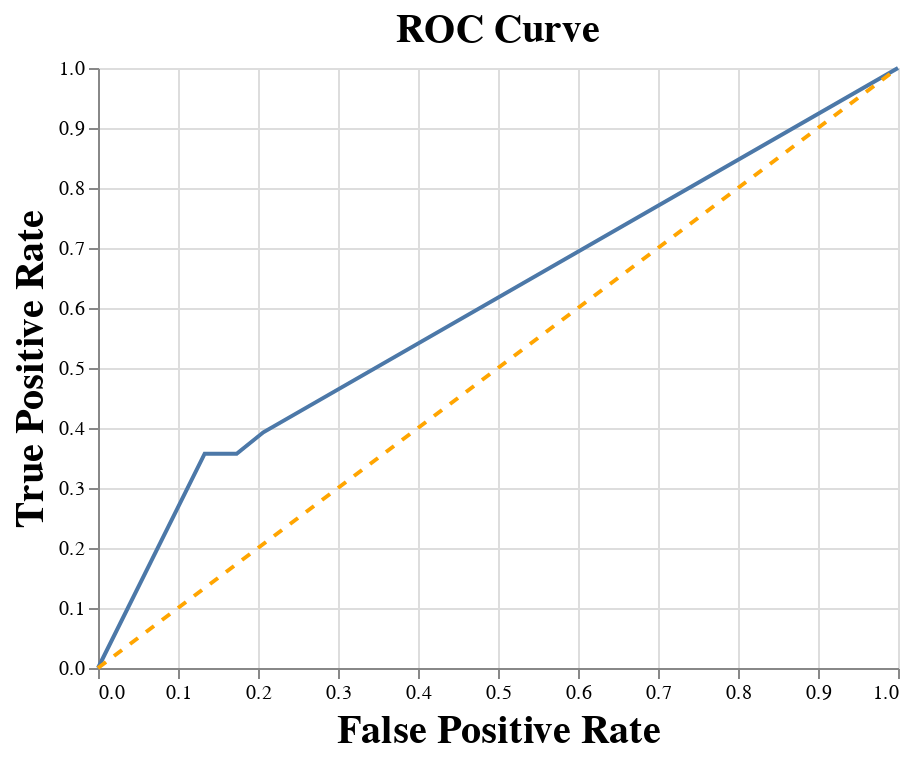

This figure's notebook cell:
### Code cell
# ROC curve

fpr, tpr, _ = roc_curve(y_test, dt.predict_proba(X_test)[:,1])

roc_df = pd.DataFrame({"fpr":fpr, "tpr":tpr})

line_df = pd.DataFrame({"start":[0,1], "end":[0,1]})

roc = alt.Chart(roc_df).mark_line().encode(
    x = alt.X("fpr:Q"),
    y = alt.Y("tpr:Q")
)
    
line = alt.Chart(line_df).mark_line(strokeDash=[5,5], color="orange").encode(
    x = alt.X("start:Q", axis=alt.Axis(title="False Positive Rate")),
    y = alt.Y("end:Q", axis=alt.Axis(title="True Positive Rate"))
)
    
chart = (roc + line).configure_axis(titleFontSize=20).properties(title="ROC Curve").configure_title(fontSize=20)

chart

### Figure 1 — Vega-Lite specification as saved in the notebook (floating-point values rounded to 4 significant figures)
{"$schema": "https://vega.github.io/schema/vega-lite/v3.4.0.json", "config": {"axis": {"titleFontSize": 20}, "mark": {"tooltip": null}, "title": {"fontSize": 20}, "view": {"height": 300, "width": 400}}, "datasets": {"data-3f489a7827bba39b3dfb71d758da1ad7": [{"fpr": 0, "tpr": 0}, {"fpr": 0.1333, "tpr": 0.3571}, {"fpr": 0.1733, "tpr": 0.3571}, {"fpr": 0.2067, "tpr": 0.3929}, {"fpr": 1, "tpr": 1}], "data-f4809202ef9fd364138320dbf6e2580f": [{"end": 0, "start": 0}, {"end": 1, "start": 1}]}, "layer": [{"data": {"name": "data-3f489a7827bba39b3dfb71d758da1ad7"}, "encoding": {"x": {"field": "fpr", "type": "quantitative"}, "y": {"field": "tpr", "type": "quantitative"}}, "mark": "line"}, {"data": {"name": "data-f4809202ef9fd364138320dbf6e2580f"}, "encoding": {"x": {"axis": {"title": "False Positive Rate"}, "field": "start", "type": "quantitative"}, "y": {"axis": {"title": "True Positive Rate"}, "field": "end", "type": "quantitative"}}, "mark": {"color": "orange", "strokeDash": [5, 5], "type": "line"}}], "title": "ROC Curve"}
